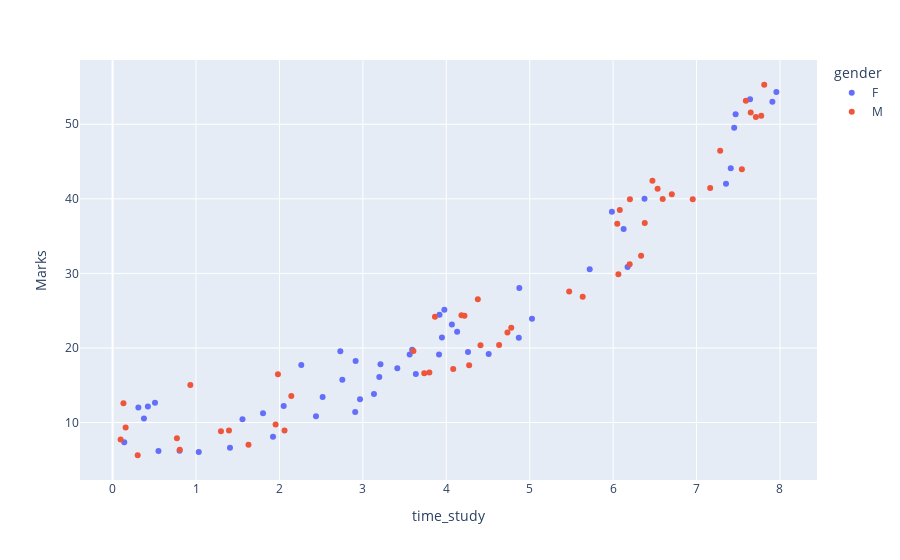

Notebook cell for this chart:
### Code cell
fig = px.scatter(student, x='time_study', y='Marks', color='gender')
fig.show()
